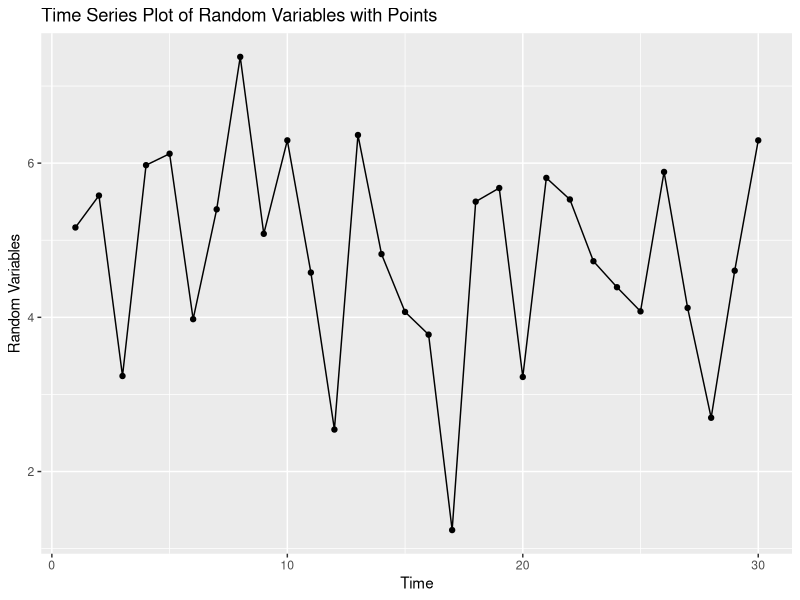
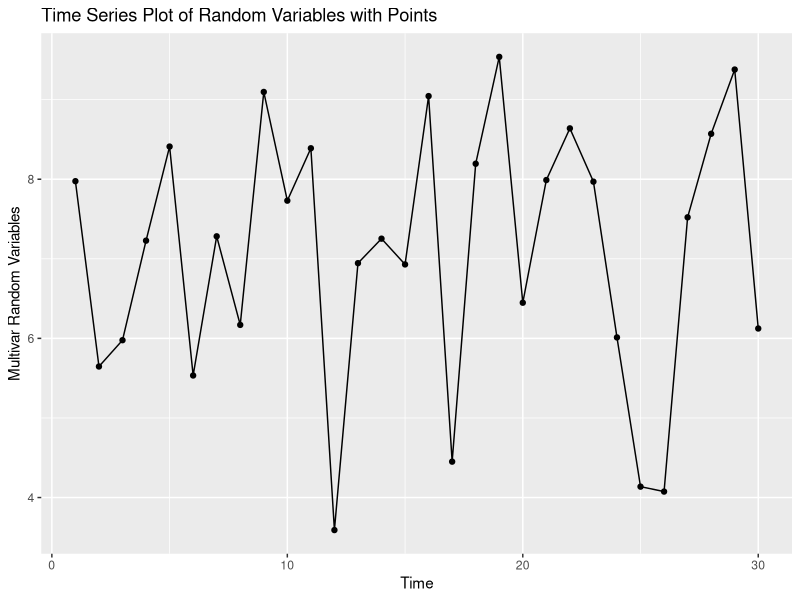

Write the R code that produced these figures, in order.
library(mvtnorm)
library(ggplot2)

n <- 30
mu <- 5
sig_sq <- 2

# First do independent model
# Generate n independent and identically distributed normal random variables
random_variables  <- rnorm(n, mean = mu, sd = sqrt(sig_sq))

# Create a data frame with time points and random variables
time_points <- seq(1, n)
df <- data.frame(Time = time_points, Random_Variables = random_variables)

# Plot the time series graph
ggplot(data = df, aes(x = Time, y = Random_Variables)) +
  geom_line() +
  geom_point() +
  labs(x = "Time", y = "Random Variables") +
  ggtitle("Time Series Plot of Random Variables with Points")

# Now do dependent model
ones_vector <- rep(1, 30)
mu_vector <- runif(1, min=-10, max=10) * ones_vector
rho <- 0.6
sigma_matrix <- matrix(data=rep(0, n*n), nrow=, ncol=n, byrow = TRUE)
for (i in 1:n) {
  for (j in 1:n) {
    covar = sig_sq * rho^abs(i-j)
    sigma_matrix[i,j] <- covar
  }
}

multivar_random_variables <- rmvnorm(n, mu_vector, sigma_matrix)
multivar_df <- data.frame(Time=time_points, Random_Variables=multivar_random_variables[,1])

# Plot the time series graph
ggplot(data = multivar_df, aes(x = Time, y = Random_Variables)) +
  geom_line() +
  geom_point() +
  labs(x = "Time", y = "Multivar Random Variables") +
  ggtitle("Time Series Plot of Random Variables with Points")





